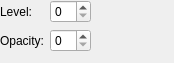
<ui version="4.0" >
 <class>WdgNoiseOptions</class>
 <widget class="QWidget" name="WdgNoiseOptions" >
  <property name="geometry" >
   <rect>
    <x>0</x>
    <y>0</y>
    <width>174</width>
    <height>63</height>
   </rect>
  </property>
  <layout class="QGridLayout" >
   <property name="margin" >
    <number>0</number>
   </property>
   <property name="spacing" >
    <number>6</number>
   </property>
   <item row="1" column="0" >
    <widget class="QLabel" name="textLabel2" >
     <property name="text" >
      <string>Opacity:</string>
     </property>
     <property name="wordWrap" >
      <bool>false</bool>
     </property>
    </widget>
   </item>
   <item row="0" column="0" >
    <widget class="QLabel" name="textLabel1" >
     <property name="text" >
      <string>Level:</string>
     </property>
     <property name="wordWrap" >
      <bool>false</bool>
     </property>
    </widget>
   </item>
   <item row="1" column="1" >
    <widget class="QSpinBox" native="1" name="intOpacity" />
   </item>
   <item row="0" column="1" >
    <widget class="QSpinBox" native="1" name="intLevel" />
   </item>
   <item row="1" column="2" >
    <spacer>
     <property name="orientation" >
      <enum>Qt::Horizontal</enum>
     </property>
     <property name="sizeType" >
      <enum>QSizePolicy::Expanding</enum>
     </property>
     <property name="sizeHint" >
      <size>
       <width>21</width>
       <height>20</height>
      </size>
     </property>
    </spacer>
   </item>
   <item row="2" column="1" >
    <spacer>
     <property name="orientation" >
      <enum>Qt::Vertical</enum>
     </property>
     <property name="sizeType" >
      <enum>QSizePolicy::Expanding</enum>
     </property>
     <property name="sizeHint" >
      <size>
       <width>20</width>
       <height>21</height>
      </size>
     </property>
    </spacer>
   </item>
  </layout>
 </widget>
 <layoutdefault spacing="6" margin="11" />
 <pixmapfunction>qPixmapFromMimeSource</pixmapfunction>
 <customwidgets>
 </customwidgets>
 <resources/>
 <connections/>
</ui>
